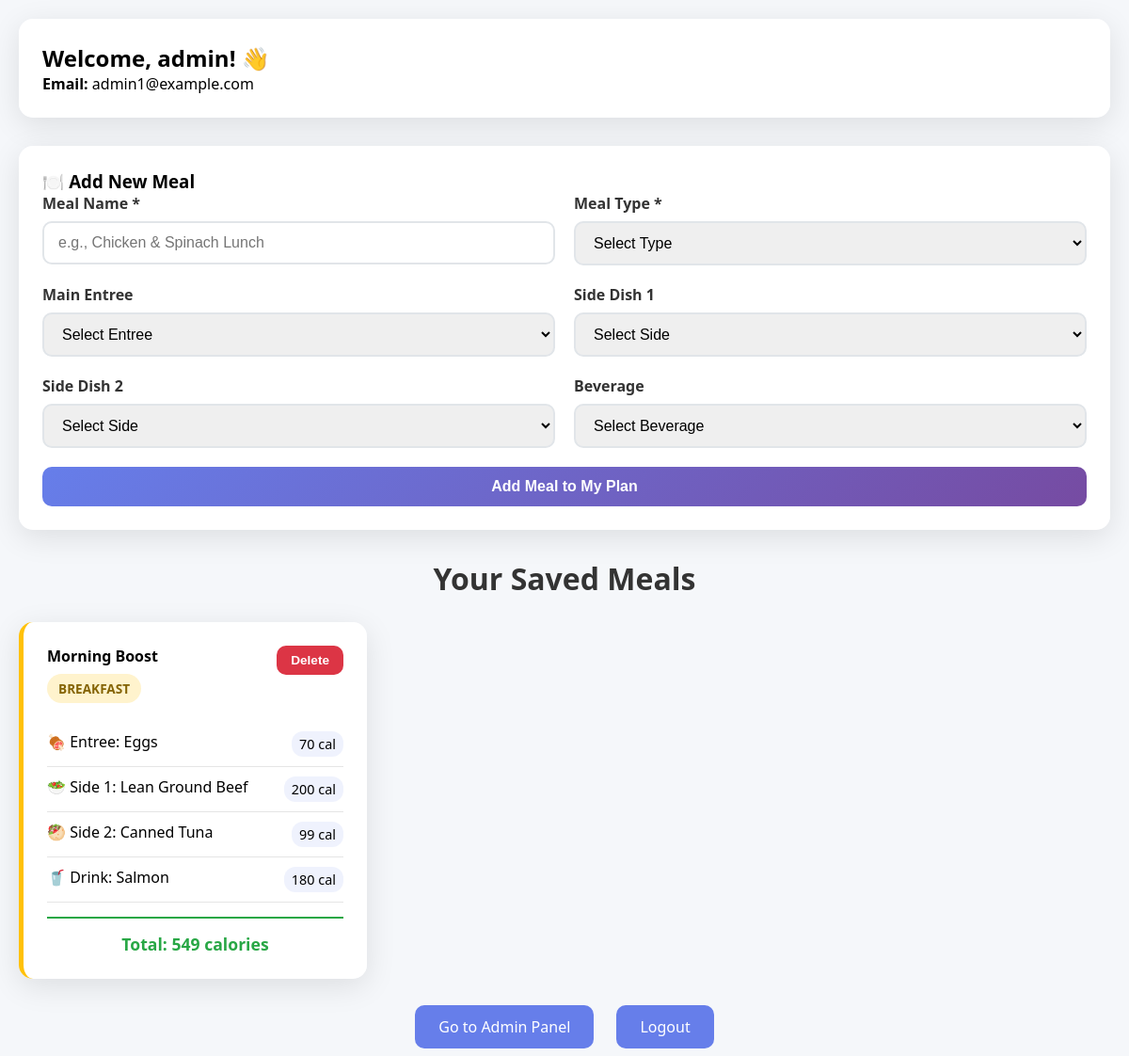
/pages/mealplanner.php (signed in), run on the app's committed database.
### tables this page shows
CREATE TABLE UserMeals ( 
  id INT PRIMARY KEY AUTO_INCREMENT,  

  userID INT NOT NULL,  
  mealName VARCHAR(50),  
  mealType ENUM('breakfast', 'lunch', 'dinner') NOT NULL,  
  planDate DATE,
  created_at DATETIME DEFAULT CURRENT_TIMESTAMP,

  entreeID INT DEFAULT NULL,  
  side1ID INT DEFAULT NULL,  
  side2ID INT DEFAULT NULL,  
  drinkID INT DEFAULT NULL,  

  FOREIGN KEY (userID) REFERENCES Users(userID) ON DELETE CASCADE,  
  FOREIGN KEY (entreeID) REFERENCES Foods(id) ON DELETE SET NULL,  
  FOREIGN KEY (side1ID) REFERENCES Foods(id) ON DELETE SET NULL,  
  FOREIGN KEY (side2ID) REFERENCES Foods(id) ON DELETE SET NULL,  
  FOREIGN KEY (drinkID) REFERENCES Foods(id) ON DELETE SET NULL
);

### database/db.php (called while the page is built, shortened)
<?php
class db {
    private $pdo = null;
    function __construct() {
    try {
        $this->pdo = new PDO (
            "mysql:host=".DB_HOST.";dbname=".DB_NAME.";charset=".DB_CHARSET,
            DB_USER, DB_PASSWORD, [
                PDO::ATTR_ERRMODE => PDO::ERRMODE_EXCEPTION,
                PDO::ATTR_DEFAULT_FETCH_MODE => PDO::FETCH_ASSOC
            ]
        );
    } catch (PDOException $e) {
        echo "ERROR connecting <br>".$e->getMessage();
        return null;
    }
}
      function select ($sql, $data=null) {
          try{
              $this->stmt = $this->pdo->prepare($sql);
              $this->stmt->execute($data);
              return $this->stmt->fetchAll();
          } catch (PDOException $e) {
               echo $sql . "<br>".$e->getMessage();
               return null;
          }
      }
}
$_db = new db();

### pages/mealplanner.php (the view, shortened to what this page needs)
<?php
require_once __DIR__ . '/../database/db.php';
$userID = $_SESSION['userID'];
$userMeals = $_db->select("SELECT um.*, e.name as entree_name, e.calories_per_serving as entree_calories, s1.name as side1_name, s1.calories_per_serving as side1_calories, s2.name as side2_name, s2.calories_per_serving as side2_calories, d.name as drink_name, d.calories_per_serving as drink_calories FROM UserMeals um LEFT JOIN Foods e ON um.entreeID = e.id LEFT JOIN Foods s1 ON um.side1ID = s1.id LEFT JOIN Foods s2 ON um.side2ID = s2.id LEFT JOIN Foods d ON um.drinkID = d.id WHERE um.userID = ? ORDER BY um.mealType, um.mealName", [$userID]);
?>
<!DOCTYPE html>
<html lang="en">
<head>
</head>
<body>
<div class="container">
    <div class="card">
        <h2>Welcome, <?= htmlspecialchars($_SESSION['userName']) ?>! 👋</h2>
        <p><strong>Email:</strong> <?= htmlspecialchars($_SESSION['email']) ?></p>
    </div>
    <div class="card">
        <h3>🍽️ Add New Meal</h3>
        <form method="POST">
            <div class="form-row">
                <div class="form-group">
                    <label for="mealName">Meal Name *</label>
                    <input type="text" id="mealName" name="mealName" required placeholder="e.g., Chicken & Spinach Lunch">
                </div>
                <div class="form-group">
                    <label for="mealType">Meal Type *</label>
                    <select id="mealType" name="mealType" required>
                        <option value="">Select Type</option>
                    </select>
                </div>
            </div>
            <div class="form-row">
                <div class="form-group">
                    <label for="entreeID">Main Entree</label>
                    <select id="entreeID" name="entreeID">
                        <option value="">Select Entree</option>
                    </select>
                </div>
                <div class="form-group">
                    <label for="side1ID">Side Dish 1</label>
                    <select id="side1ID" name="side1ID">
                        <option value="">Select Side</option>
                    </select>
                </div>
            </div>
            <div class="form-row">
                <div class="form-group">
                    <label for="side2ID">Side Dish 2</label>
                    <select id="side2ID" name="side2ID">
                        <option value="">Select Side</option>
                    </select>
                </div>
                <div class="form-group">
                    <label for="drinkID">Beverage</label>
                    <select id="drinkID" name="drinkID">
                        <option value="">Select Beverage</option>
                    </select>
                </div>
            </div>
            <button type="submit" class="btn btn-primary">Add Meal to My Plan</button>
        </form>
    </div>
    <h2 class="section-title">Your Saved Meals</h2>
    <?php if ($userMeals): ?>
        <div class="meals-grid">
            <?php foreach ($userMeals as $meal): ?>
                <div class="meal-card <?= $meal['mealType'] ?>">
                    <div class="meal-header">
                        <div>
                            <h4><?= htmlspecialchars($meal['mealName']) ?></h4>
                            <span class="meal-type <?= $meal['mealType'] ?>"><?= ucfirst($meal['mealType']) ?></span>
                        </div>
                        <form method="POST" style="display: inline;" onsubmit="return confirm('Are you sure you want to delete this meal?');">
                            <button type="submit" class="btn btn-danger">Delete</button>
                        </form>
                    </div>
                    <div class="meal-items">
                        <?php
                        $totalCalories = 0;
                        $items = [
                            ['name' => $meal['entree_name'], 'calories' => $meal['entree_calories'], 'icon' => '🍖', 'label' => 'Entree'],
                            ['name' => $meal['side1_name'], 'calories' => $meal['side1_calories'], 'icon' => '🥗', 'label' => 'Side 1'],
                            ['name' => $meal['side2_name'], 'calories' => $meal['side2_calories'], 'icon' => '🥙', 'label' => 'Side 2'],
                            ['name' => $meal['drink_name'], 'calories' => $meal['drink_calories'], 'icon' => '🥤', 'label' => 'Drink']
                        ];
                        foreach ($items as $item) {
                            if ($item['name']) {
                                $calories = $item['calories'] ?? 0;
                                $totalCalories += $calories;
                                echo "<div class='meal-item'><span class='meal-item-name'>{$item['icon']} {$item['label']}: " . htmlspecialchars($item['name']) . "</span><span class='meal-item-calories'>{$calories} cal</span></div>";
                            }
                        }
                        ?>
                        <div class="total-calories">Total: <?= $totalCalories ?> calories</div>
                    </div>
                </div>
            <?php endforeach; ?>
        </div>
    <?php else: ?>
        <div class="no-meals"><p>🍽️ No meals saved yet. Add your first meal above!</p></div>
    <?php endif; ?>
    <div class="admin-link">
        <?php if ($_SESSION['role'] === 'admin'): ?>
            <a href="<?= BASE_URL ?>admin/dashboard.php">Go to Admin Panel</a>
        <?php endif; ?>
        <a href="logout.php">Logout</a>
    </div>
</div>
</body>
</html>

### pages/mealplanner.php (style rules this page uses)
* { margin: 0; padding: 0; box-sizing: border-box; }
body { font-family: 'Segoe UI', sans-serif; background: #f5f7fa; min-height: 100vh; padding: 20px; }
.container { max-width: 1200px; margin: 0 auto; }
.card { background: rgba(255, 255, 255, 0.95); backdrop-filter: blur(10px); border-radius: 15px; padding: 25px; margin-bottom: 30px; box-shadow: 0 8px 32px rgba(0, 0, 0, 0.1); }
.form-row { display: grid; grid-template-columns: repeat(auto-fit, minmax(250px, 1fr)); gap: 20px; margin-bottom: 20px; }
.form-group { display: flex; flex-direction: column; }
.form-group label { margin-bottom: 8px; font-weight: 600; color: #333; }
.form-group input, .form-group select { padding: 12px 15px; border: 2px solid #e1e5e9; border-radius: 10px; font-size: 1rem; transition: border-color 0.3s; }
.btn { padding: 12px 24px; border: none; border-radius: 10px; font-size: 1rem; font-weight: 600; cursor: pointer; transition: all 0.3s; }
.btn-primary { background: linear-gradient(135deg, #667eea 0%, #764ba2 100%); color: white; width: 100%; }
.btn-danger { background: #dc3545; color: white; font-size: 0.85rem; padding: 8px 15px; }
.meals-grid { display: grid; grid-template-columns: repeat(auto-fill, minmax(350px, 1fr)); gap: 25px; }
.meal-card { background: rgba(255, 255, 255, 0.95); backdrop-filter: blur(10px); border-radius: 15px; padding: 25px; box-shadow: 0 8px 32px rgba(0, 0, 0, 0.1); transition: transform 0.3s; }
.meal-card.breakfast { border-left: 5px solid #ffc107; }
.meal-header { display: flex; justify-content: space-between; align-items: flex-start; margin-bottom: 20px; }
.meal-type { display: inline-block; padding: 6px 12px; border-radius: 20px; font-size: 0.85rem; font-weight: 600; text-transform: uppercase; margin-top: 8px; }
.meal-type.breakfast { background: rgba(255, 193, 7, 0.2); color: #856404; }
.meal-item { display: flex; justify-content: space-between; padding: 10px 0; border-bottom: 1px solid rgba(0, 0, 0, 0.1); }
.meal-item-calories { background: rgba(102, 126, 234, 0.1); padding: 4px 8px; border-radius: 12px; font-size: 0.9rem; }
.total-calories { font-weight: bold; font-size: 1.1rem; color: #28a745; border-top: 2px solid #28a745; padding-top: 15px; margin-top: 15px; text-align: center; }
.section-title { color: #333; font-size: 2rem; margin-bottom: 25px; text-align: center; }
.admin-link { margin-top: 40px; text-align: center; }
.admin-link a { background: #667eea; color: white; padding: 12px 25px; border-radius: 10px; text-decoration: none; margin: 0 10px; transition: all 0.3s; }

### data on the page
usermeals: mealName "Morning Boost", mealType "BREAKFAST", icon "🍖", label "Entree", name "Eggs", calories "70", icon "🥗", label "Side 1", name "Lean Ground Beef", calories "200", icon "🥙", label "Side 2", name "Canned Tuna", calories "99", icon "🥤", label "Drink", name "Salmon", calories "180", totalCalories "549"

### other printed values
$_SESSION['userName'] "admin"
$_SESSION['email'] "admin1@example.com"
